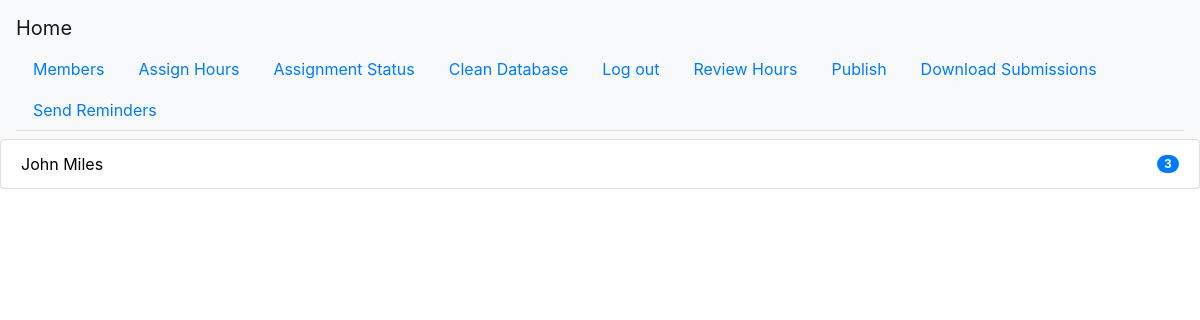
Page /members (signed in) on the earlier database version.
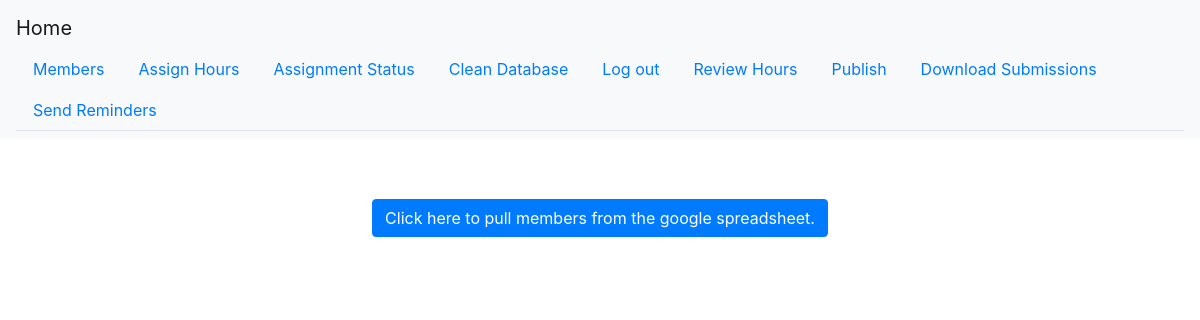
Same page on the later database version.
### app.py (models this page shows, shortened)
class Member(db.Model):
    id = db.Column(db.Integer, primary_key=True)
    first = db.Column(db.Text)
    last = db.Column(db.Text)
    phone = db.Column(db.Text)
    email = db.Column(db.Text)
    status = db.Column(db.Text)
    active = db.Column(db.Boolean)
    hours = db.Column(db.Integer)
    assigned = db.Column(db.Boolean)
    skips = db.Column(db.Integer)

### app.py (the view)
@app.route('/members', methods=['GET', 'POST'])
@login_required
def members():
    from utils.components import GenerateMembersButton
    generate = GenerateMembersButton()
    if generate.validate_on_submit():
        from modules.MemberGenerator import generate_members
        member_list = generate_members()
        db.session.add_all(member_list)
        db.session.commit()
        return redirect(url_for('members'))
    try:
        member_list = Member.query.all()
        member_list = sorted(member_list, key=lambda member: member.hours)
        member_list = [member for member in member_list if member.active]
    except Exception as e:
        print(e)
        member_list = []
    return render_template('members.html', generate=generate, member_list=member_list)

### utils/components.py
class GenerateMembersButton(FlaskForm):
    submit = SubmitField('Click here to pull members from the google spreadsheet.')

### app.py (called while the page is built)
@login_manager.user_loader
def load_user(user_id):
    return User.query.get(user_id)

### templates/members.html (shortened to what this page needs)
{% extends "base.html" %}
{% block content %}
    {% if not member_list %}
        <div class="container" align="center" style="margin-top: 5%">
            <form method="post">
                <div class="form-group">
                    {{ generate.submit(class='btn btn-primary') }}
                </div>
            </form>
        </div>
    {% endif %}
    {% if member_list %}
        <ul class="list-group">
            {% for member in member_list %}
                <li class="list-group-item d-flex justify-content-between align-items-center">
                    <a style="color:black" href="{{ url_for('member_page',identifier=member.id)}}">
                        {{ member.first + ' ' + member.last}}
                    </a>
                    <span class="badge badge-primary badge-pill">{{ member.hours }}</span>
                </li>
            {% endfor %}
        </ul>
    {% endif %}
{% endblock %}

Differences in the rows shown:
removed Member: first+last "John Miles", hours "3"
Other differences:
form field submit: (not shown) → "Click here to pull members from the google spreadsheet."
